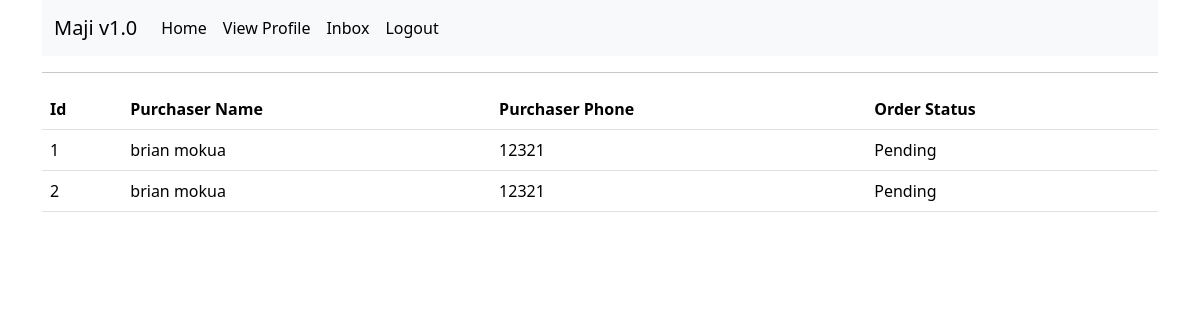
The app's page /order_history (signed in), older data.
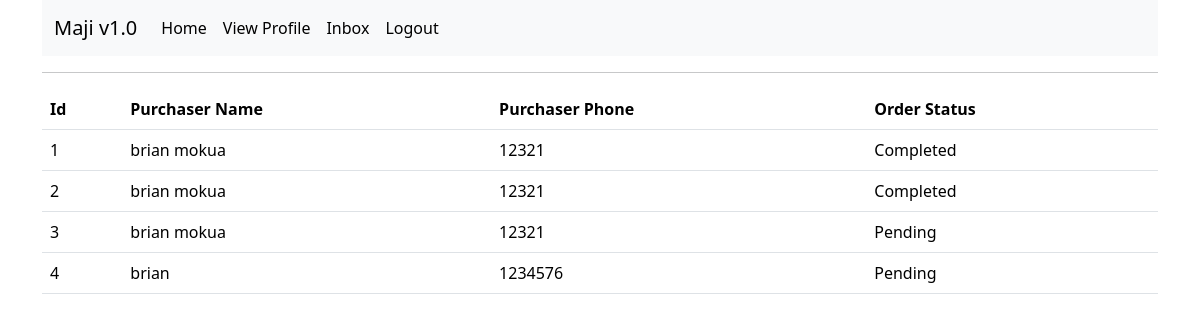
The same page, newer data.
### app/models.py (models this page shows, shortened)
class Order(db.Model):
    id = db.Column(db.Integer, primary_key=True)
    checked = db.Column(db.Boolean, default=False)
    buyer_name = db.Column(db.String(50), db.ForeignKey("users.username"))
    seller_id = db.Column(db.Integer, db.ForeignKey("users.id"))

class Users(UserMixin, db.Model):
    id = db.Column(db.Integer, primary_key=True)
    username = db.Column(db.String(50), index=True)
    email = db.Column(db.String(120), index=True, unique=True)
    county = db.Column(db.String(30))
    phone_number = db.Column(db.String(13))
    password_hash = db.Column(db.String(128))
    type = db.Column(db.String(10))
    profile_pic = db.Column(db.String(40), nullable=False, default="default.jpg")
    orderee = db.relationship("Order", foreign_keys='Order.buyer_name', backref='purchaser', lazy="dynamic")
    ordered_to = db.relationship("Order", foreign_keys='Order.seller_id', cascade="all, delete-orphan", backref='seller', lazy="dynamic")
    sender = db.relationship("Message", foreign_keys='Message.sender_id', cascade="all, delete-orphan", backref='sender', lazy='dynamic')
    receiver = db.relationship("Message", foreign_keys='Message.receiver_id', cascade="all, delete-orphan", backref='receiver', lazy='dynamic')

### app/main/routes.py (the view)
@bp.route('/order_history')
@login_required
def order_history():
    orders = Order.query.filter_by(seller=current_user).all()
    return render_template('order_history.html', title="my_orders", orders=orders)

### app/models.py (called while the page is built)
@login.user_loader
def Load_user(id):
    return Users.query.get(int(id))

### app/templates/order_history.html
{% extends 'base.html' %}
{% block content %}
	{% if orders|length > 0 %}
		<table class="table">
			<tr>
				<th scope="col">Id</th>
				<th scope="col">Purchaser Name</th>
				<th scope="col">Purchaser Phone</th>
				<th scope="col">Order Status</th>
			</tr>
			{% for order in orders %}
			<tr>
				<td scope="row">{{ order.id }}</td>
				<td>{{ order.purchaser.username }}</td>
				<td>{{ order.purchaser.phone_number }}</td>
				{% if order.checked %}
				<td>Completed</td>
				{% else %}
				<td>Pending</td>
				{% endif %}
			</tr>
			{% endfor %}
		</table>
	{% else %}
		<p><i>You have no orders yet</i></p>
	{% endif %}
{% endblock %}

### app/templates/base.html (shortened to what this page needs)
<!doctype html>
<html lang="en">
	<head>
		<link href="https://cdn.jsdelivr.net/npm/bootstrap@5.3.3/dist/css/bootstrap.min.css" rel="stylesheet">
	</head>
	<body>
		<div class="container">
			{% include 'nav.html' %}
			<hr>
			{% block content %}
			{% endblock %}
		</div>
	</body>
</html>

### app/templates/nav.html (shortened to what this page needs)
<nav class="navbar navbar-expand-lg bg-body-tertiary">
	<div class="container-fluid">
		<a class="navbar-brand" href="#">Maji v1.0</a>
		<div class="collapse navbar-collapse" id="navbarSupportedContent">
			<ul class="navbar-nav me-auto mb-2 mb-lg-0">
				{% if current_user.is_anonymous %}
				<li class="nav-item"><a class="nav-link active" aria-current="page" href="{{ url_for("auth.login") }}">Login</a></li>
				<li class="nav-item"><a class="nav-link active" aria-current="page" href="{{ url_for("auth.register") }}">Register</a></li>
				{% else %}
				{% if current_user.email == "admin@admin.com" %}
				<li class="nav-item"><a class="nav-link active" aria-current="page" href="{{ url_for("main.admin") }}">Home</a></li>
				{% else %}
				<li class="nav-item"><a class="nav-link active" aria-current="page" href="{{ url_for("main.home") }}">Home</a></li>
				{% endif %}
				<li class="nav-item"><a class="nav-link active" aria-current="page" href="{{ url_for("main.profile") }}">View Profile</a></li>
				<li class="nav-item"><a class="nav-link active" aria-current="page" href="{{ url_for("main.inbox") }}">Inbox</a></li>
				<li class="nav-item"><a class="nav-link active" aria-current="page" href="{{ url_for("auth.logout") }}">Logout</a></li>
				{% endif %}
			</ul>
		</div>
	</div>
</nav>

Row changes from the older to the newer data that the page shows:
changed Order id 1: checked "Pending" → "Completed"
changed Order id 2: checked "Pending" → "Completed"
added Order: id "3", purchaser.username "brian mokua", purchaser.phone_number "12321", checked "Pending"
added Order: id "4", purchaser.username "brian", purchaser.phone_number "1234576", checked "Pending"
